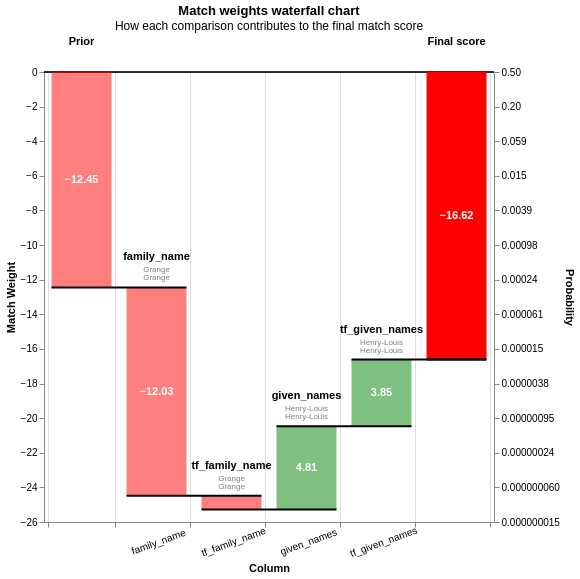

Write notebook code for a chart like this one.
### Code cell
# predictions = linker.inference.predict()

# edges = predictions.as_pandas_dataframe()
# edges = edges.sort_values("match_weight", ascending=False)
# records = edges.head(20).to_dict(orient="records")
# linker.visualisations.waterfall_chart(records)

# edges
